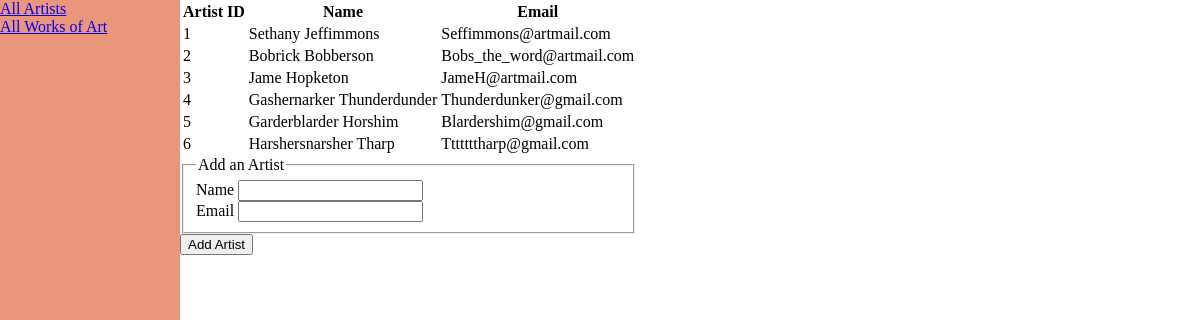
The page /addartist on the database as committed earlier.
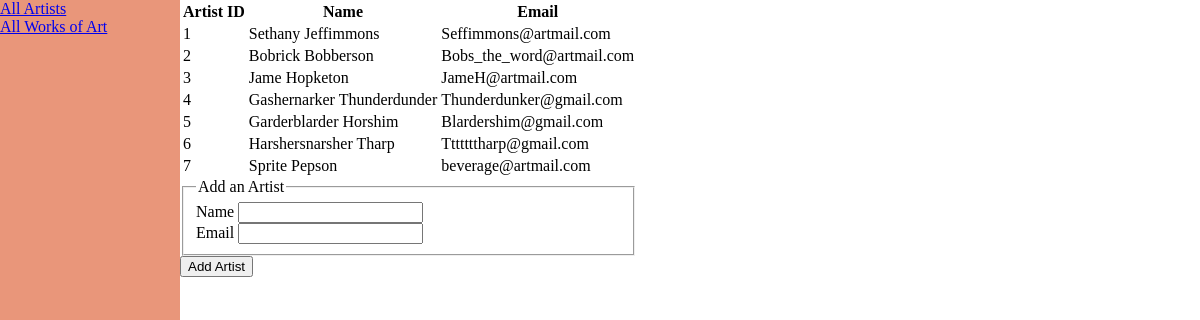
The same page on the database as committed later.
### ArtCatDB.py (models this page shows, shortened)
class Artist(Model):
    class Meta:
        database = db
        constraints = [SQL('UNIQUE(name COLLATE NOCASE)')]
    name = CharField()
    email_address = CharField()

### gui.py (the view)
@app.route('/artists', methods=['GET', 'POST'])
@app.route('/addartist', methods=['GET', 'POST'])
def addartist():
    form = ArtistInputForm()
    artists = artist.get_all_artists()
    if form.validate_on_submit():
        new_artist = Artist(name=form.name.data, email_address=form.email_address.data)
        artist.add_artist(new_artist)
        flash('The new artist has been added!', 'success')
        artists = artist.get_all_artists()
    return render_template('add_artist.html', title='AddArtist', form=form, artists=artists)

### get_info.py
class ArtistInputForm(FlaskForm):
    name = StringField('Name', validators=[DataRequired(), Length(max=50)])
    email_address = StringField('Email', validators=[DataRequired(), Email(),  Length(max=50)])
    submit=SubmitField('Add Artist')

### artist.py (called while the page is built)
def get_all_artists():
    query = Artist.select()
    return list(query)

### templates/add_artist.html (shortened to what this page needs)
{% extends "display_artists.html" %}
{% block add_artist %}
    <form method="POST" action="">
        <fieldset>
            <legend>Add an Artist</legend>
            <div>
                {{ form.name.label() }}
                {% if form.name.errors %}
                    {{form.name()}}
                    <div>
                        {% for error in form.name.errors %}
                            <span>{{error}}</span>
                        {% endfor %}
                    </div>
                {% else %}
                    {{ form.name() }}
                {% endif %}
            </div>
            <div>
                {{ form.email_address.label() }}
                {% if form.email_address.errors %}
                    {{form.email_address()}}
                    <div>
                        {% for error in form.email_address.errors %}
                            <span>{{error}}</span>
                        {% endfor %}
                    </div>
                {% else %}
                    {{ form.email_address() }}
                {% endif %}
            </div>
        </fieldset>
        <div>
            {{ form.submit() }}
        </div>
   </form>
{% endblock add_artist %}

### templates/display_artists.html
{% extends "layout.html" %}
{% block content %}
    <table>
        <tr>
            <th>Artist ID</th>
            <th>Name</th>
            <th>Email</th>
        </tr>
        {% for artist in artists %}
            <tr>
                <td>{{artist.id}}</td>
                <td>{{artist.name}}</td>
                <td>{{artist.email_address}}</td>
            </tr>
        {% endfor %}
    </table>
    {% block add_artist %}{% endblock add_artist %}
{% endblock content %}

### templates/layout.html (shortened to what this page needs)
<!DOCTYPE html>
<html>
    <head>
        <link rel="stylesheet" type="text/css" href="{{ url_for('static', filename='main.css') }}">
    </head>
    <body>
        <div class="page">
            <div class = "sidebar column">
                <div class="sidebar-link"><a href="{{ url_for('addartist') }}">All Artists</a></div>
                <div class="sidebar-link"><a href="{{ url_for('addart') }}">All Works of Art</a></div>
            </div>
            <div class="dummy-column column"> . </div>
            <div class="content column">
                {% block content %}{% endblock %}
            </div>
        </div>
    </body>
</html>

### static/main.css (style rules this page uses)
body { margin: 0; }
.page { box-sizing: border-box; }
.column { float: left; }
.dummy-column { width: 15%; }
.sidebar { position: absolute; width: 15%; height: 100%; background-color: darksalmon; }

Rows that differ between the two databases and show on the page:
added Artist: id "7", name "Sprite Pepson", email_address "beverage@artmail.com"
